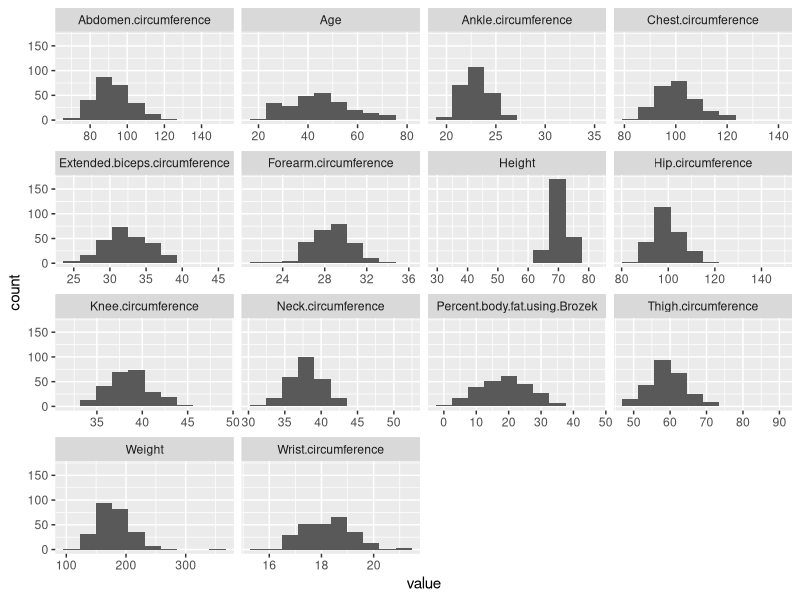
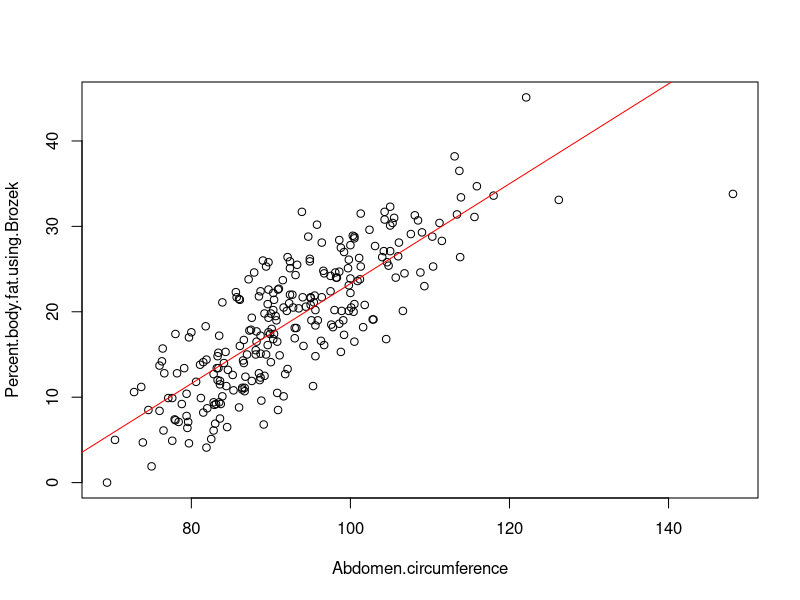
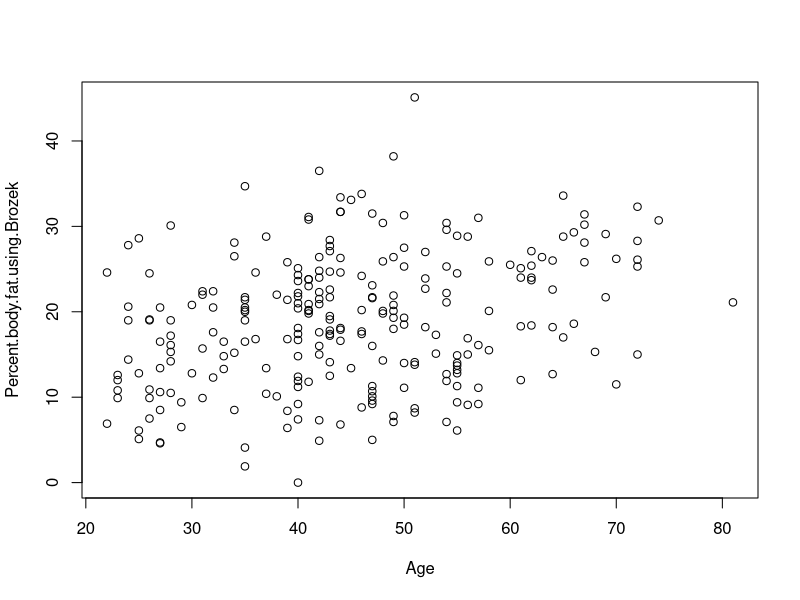
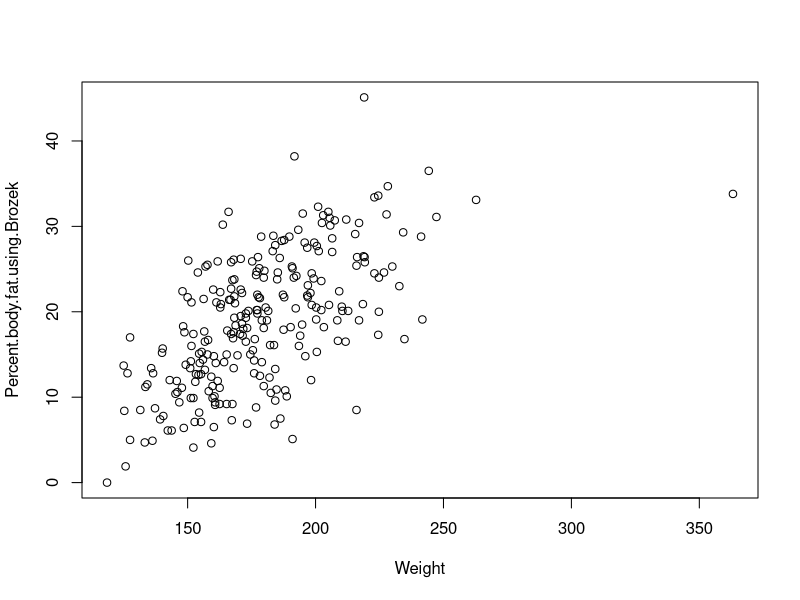
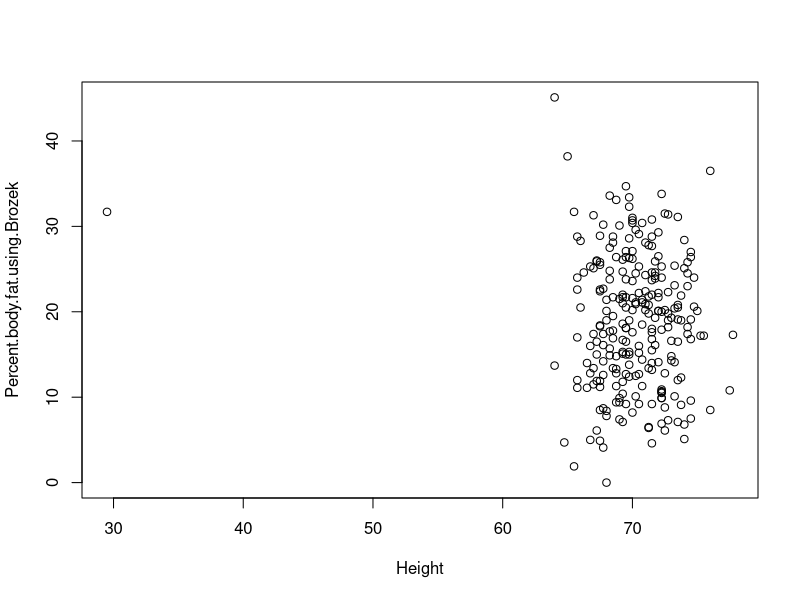
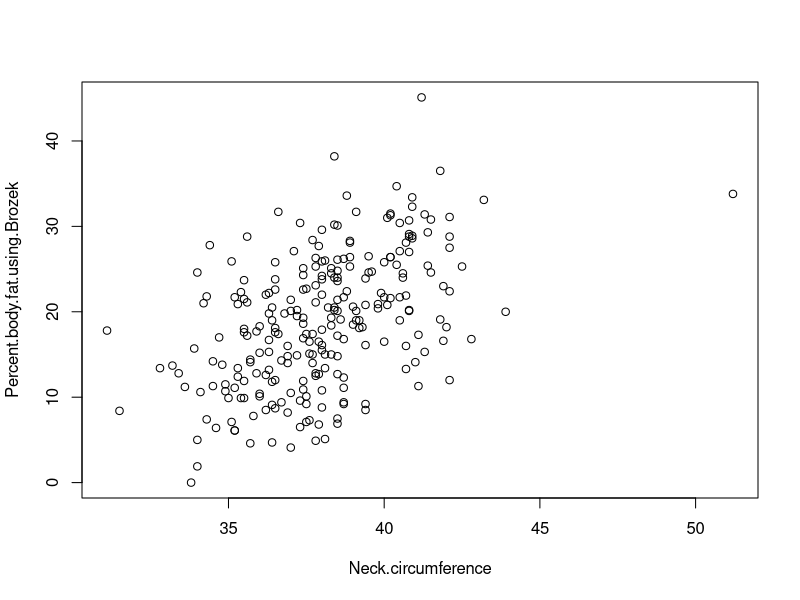
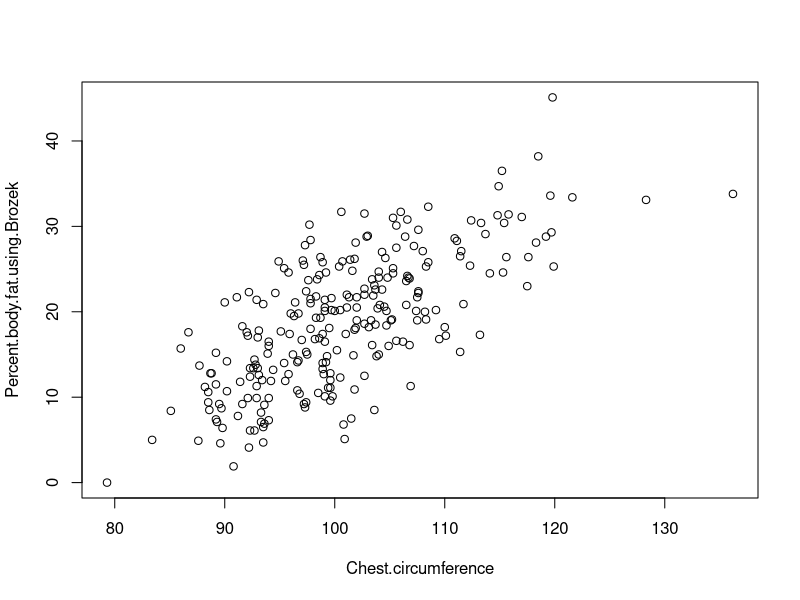
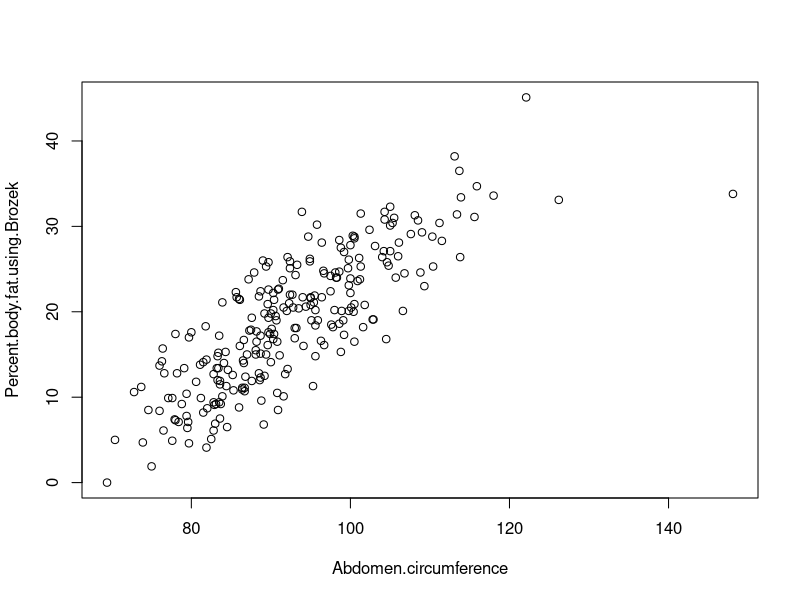

Write the R code that produced these figures, in order.
#Body Fat dataset Research Project Analysis
#Brandon Russell - DBST667
#Multiple Linear Regression
#Load necessary packages
#Verify working directory
getwd()
#Load dataset
bodyfat <- read.csv("fat.csv", header = TRUE, sep = ",")
#View data to determine if needs any preprocessing
#View(bodyfat)
summary(bodyfat)
str(bodyfat)
#Verify no empty fields
apply(bodyfat, 2, function (bodyfat) sum(is.na(bodyfat)))
#Remove case number
bodyfat$Case.Number <- NULL
bodyfat$Density <- NULL
bodyfat$Fat.Free.Weight <- NULL
bodyfat$Percent.body.fat.using.Siri <- NULL
bodyfat$Adiposity.index <- NULL

#Build distributions for Figure 1
library(ggplot2)
library(tidyr)

bodyfat %>% gather() %>% head()

ggplot(gather(bodyfat), aes(value)) + 
  geom_histogram(bins = 10) + 
  facet_wrap(~key, scales = 'free_x')

#Build table 1 for paper
sapply(bodyfat, sd, na.rm = TRUE)
tmp <- do.call(data.frame, 
               list(mean = apply(bodyfat, 2, mean),
                    sd = apply(bodyfat, 2, sd),
                    median = apply(bodyfat, 2, median),
                    min = apply(bodyfat, 2, min),
                    max = apply(bodyfat, 2, max)))
               
tmp
write.csv(tmp, file = "bodyfat_specs.csv")

model <- lm(Percent.body.fat.using.Brozek~., data=bodyfat)
prediction <- predict(model, newdata=bodyfat)
cor(prediction, bodyfat$Percent.body.fat.using.Brozek)
summary(model)

modelAbdomen <- lm(Percent.body.fat.using.Brozek~Abdomen.circumference, data=bodyfat)

plot(Percent.body.fat.using.Brozek~Abdomen.circumference, data=bodyfat)
abline(modelAbdomen, col="red")

plot(Percent.body.fat.using.Brozek~., data=bodyfat)
abline(modelAbdomen, col="red")
